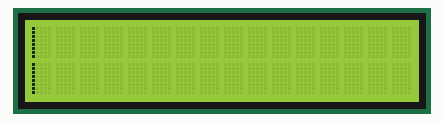
Recording of a sketch running on a simulated Arduino Uno, built with avr-gcc and run on an emulated ATmega328P. Shown: 16×2 character LCD.

Above: at 0.07 s.
At 0.53 s:
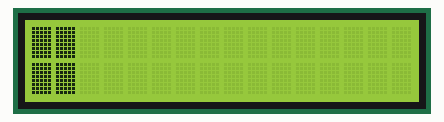
At 1.13 s:
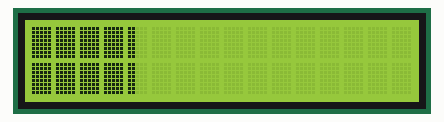
At 2.2 s:
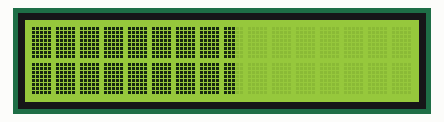
At 3.26 s:
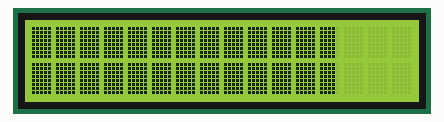
At 4.47 s:
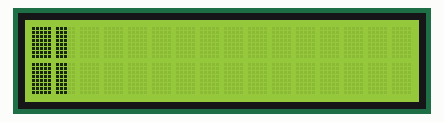

Measured:
- by itself, everything shown: repeats every 4.0 s, in 80 steps

The sketch:

testeLCD.ino
```cpp
#include  <LiquidCrystal.h>

LiquidCrystal lcd(12, 11, 5, 4, 3, 2);

byte newChar1[8] = {
  B10000,
  B10000,
  B10000,
  B10000,
  B10000,
  B10000,
  B10000,
  B10000
};

byte newChar2[8] = {
  B11000,
  B11000,
  B11000,
  B11000,
  B11000,
  B11000,
  B11000,
  B11000
};

byte newChar3[8] = {
  B11100,
  B11100,
  B11100,
  B11100,
  B11100,
  B11100,
  B11100,
  B11100
};

byte newChar4[8] = {
  B11110,
  B11110,
  B11110,
  B11110,
  B11110,
  B11110,
  B11110,
  B11110
};

byte newChar5[8] = {
  B11111,
  B11111,
  B11111,
  B11111,
  B11111,
  B11111,
  B11111,
  B11111
};

int i = 0;
int j = 0;

void setup() {
  lcd.createChar(0, newChar1);
  lcd.createChar(1, newChar2);
  lcd.createChar(2, newChar3);
  lcd.createChar(3, newChar4);
  lcd.createChar(4, newChar5);
  lcd.begin(16, 2);
}

void loop() {
  if(j < 16){
    if(i<5){
      lcd.setCursor(j,0);
      lcd.write(byte(i));
      lcd.setCursor(j,1);
      lcd.write(byte(i));
      delay(50);
      i++;
    }else{
      i = 0;
      j++;
    }
  }else{
    lcd.clear();
    j=0;
  }
}
```
